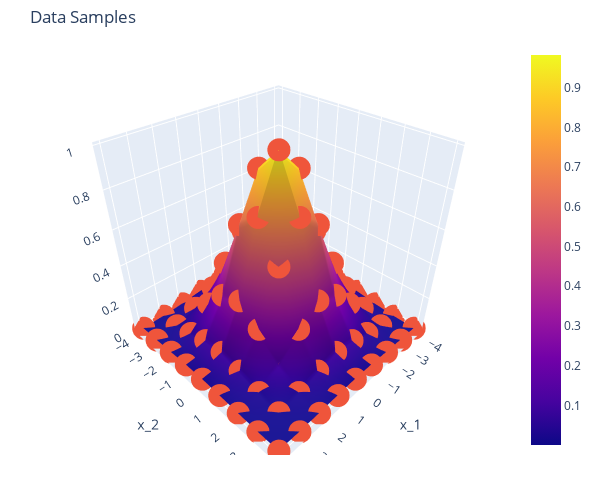

Notebook source saved alongside this figure:
### Code cell
# Display the Data

hF = go.Figure()
hF.add_trace(go.Surface(x = vX, y = vX, z = mY, name = 'Gaussian'))
hF.add_trace(go.Scatter3d(x = np.repeat(vX, numGridPts), y = np.tile(vX, numGridPts), z = mY.flat, mode = 'markers', name = 'Samples'))
hF.update_layout(title = 'Data Samples', scene = dict(xaxis_title = r'x_1', yaxis_title = r'x_2', zaxis_title = ''),
                 autosize = False, width = 600, height = 500, margin = dict(l = 45, r = 45, b = 45, t = 45)) #<! No LaTeX support in 3D plots
